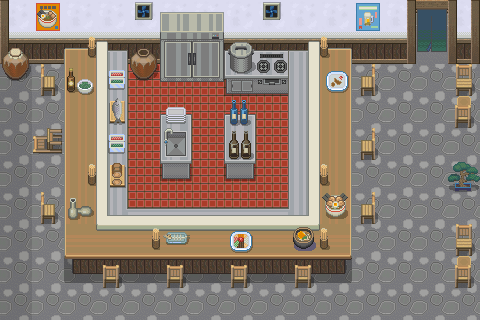

The image is a tile-based game level rendered from a .tmx file. Its description and source (layers, tilesets, objects; grid data summarised) follow:
An orthogonal 15x10 tile map with 32x32 px tiles, 8 tile layers (ground, wall, tables, kitchen, ...).

<map version="1.0" orientation="orthogonal" renderorder="right-down" width="15" height="10" tilewidth="32" tileheight="32" nextobjectid="1">
 <tileset firstgid="1" name="bar" tilewidth="32" tileheight="32">
  <image source="../images/tilesets/bar.png" width="256" height="1600" />
 </tileset>
 <layer name="ground" width="15" height="10">
  <data>[150 cells, 150 non-empty, 4 distinct tile ids]</data>
 </layer>
 <layer name="wall" width="15" height="10">
  <data>[150 cells, 30 non-empty, 10 distinct tile ids]</data>
 </layer>
 <layer name="tables" width="15" height="10">
  <data>[150 cells, 49 non-empty, 24 distinct tile ids]</data>
 </layer>
 <layer name="kitchen" width="15" height="10">
  <data>[150 cells, 16 non-empty, 13 distinct tile ids]</data>
 </layer>
 <layer name="decoration" width="15" height="10">
  <data>[150 cells, 25 non-empty, 19 distinct tile ids]</data>
 </layer>
 <layer name="kitchen-decoration" width="15" height="10">
  <data>[150 cells, 8 non-empty, 8 distinct tile ids]</data>
 </layer>
 <layer name="characters" width="15" height="10">
  <data>[150 cells, 0 non-empty, 0 distinct tile ids]</data>
 </layer>
 <layer name="chairs" width="15" height="10">
  <data>[150 cells, 13 non-empty, 5 distinct tile ids]</data>
 </layer>
</map>
